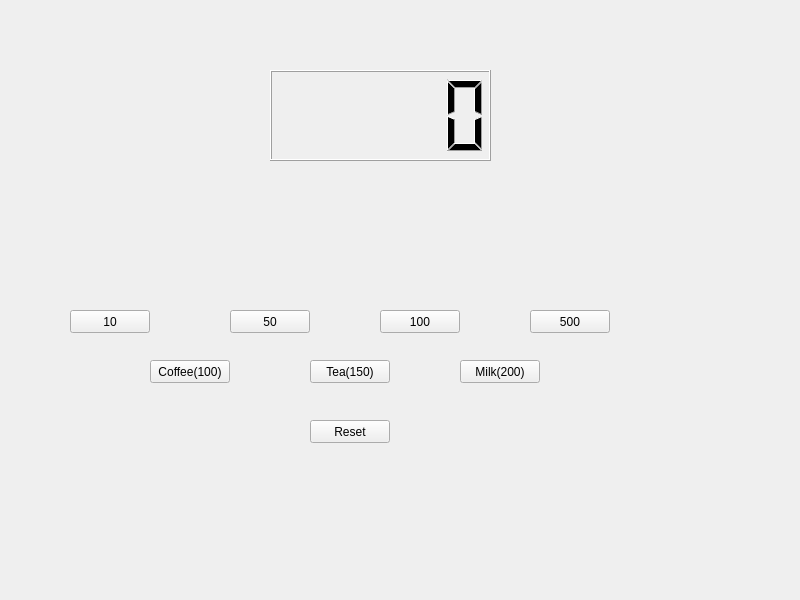
<?xml version="1.0" encoding="UTF-8"?>
<ui version="4.0">
 <class>Widget</class>
 <widget class="QWidget" name="Widget">
  <property name="geometry">
   <rect>
    <x>0</x>
    <y>0</y>
    <width>800</width>
    <height>600</height>
   </rect>
  </property>
  <property name="windowTitle">
   <string>Widget</string>
  </property>
  <widget class="QLCDNumber" name="lcdNumber">
   <property name="geometry">
    <rect>
     <x>270</x>
     <y>70</y>
     <width>221</width>
     <height>91</height>
    </rect>
   </property>
  </widget>
  <widget class="QPushButton" name="pb10">
   <property name="geometry">
    <rect>
     <x>70</x>
     <y>310</y>
     <width>80</width>
     <height>23</height>
    </rect>
   </property>
   <property name="text">
    <string>10</string>
   </property>
  </widget>
  <widget class="QPushButton" name="pb50">
   <property name="geometry">
    <rect>
     <x>230</x>
     <y>310</y>
     <width>80</width>
     <height>23</height>
    </rect>
   </property>
   <property name="text">
    <string>50</string>
   </property>
  </widget>
  <widget class="QPushButton" name="pb100">
   <property name="geometry">
    <rect>
     <x>380</x>
     <y>310</y>
     <width>80</width>
     <height>23</height>
    </rect>
   </property>
   <property name="text">
    <string>100</string>
   </property>
  </widget>
  <widget class="QPushButton" name="pb500">
   <property name="geometry">
    <rect>
     <x>530</x>
     <y>310</y>
     <width>80</width>
     <height>23</height>
    </rect>
   </property>
   <property name="text">
    <string>500</string>
   </property>
  </widget>
  <widget class="QPushButton" name="pbcoffee">
   <property name="geometry">
    <rect>
     <x>150</x>
     <y>360</y>
     <width>80</width>
     <height>23</height>
    </rect>
   </property>
   <property name="text">
    <string>Coffee(100)</string>
   </property>
  </widget>
  <widget class="QPushButton" name="pbtea">
   <property name="geometry">
    <rect>
     <x>310</x>
     <y>360</y>
     <width>80</width>
     <height>23</height>
    </rect>
   </property>
   <property name="text">
    <string>Tea(150)</string>
   </property>
  </widget>
  <widget class="QPushButton" name="pbmilk">
   <property name="geometry">
    <rect>
     <x>460</x>
     <y>360</y>
     <width>80</width>
     <height>23</height>
    </rect>
   </property>
   <property name="text">
    <string>Milk(200)</string>
   </property>
  </widget>
  <widget class="QPushButton" name="pbreset">
   <property name="geometry">
    <rect>
     <x>310</x>
     <y>420</y>
     <width>80</width>
     <height>23</height>
    </rect>
   </property>
   <property name="text">
    <string>Reset</string>
   </property>
  </widget>
 </widget>
 <resources/>
 <connections/>
</ui>
